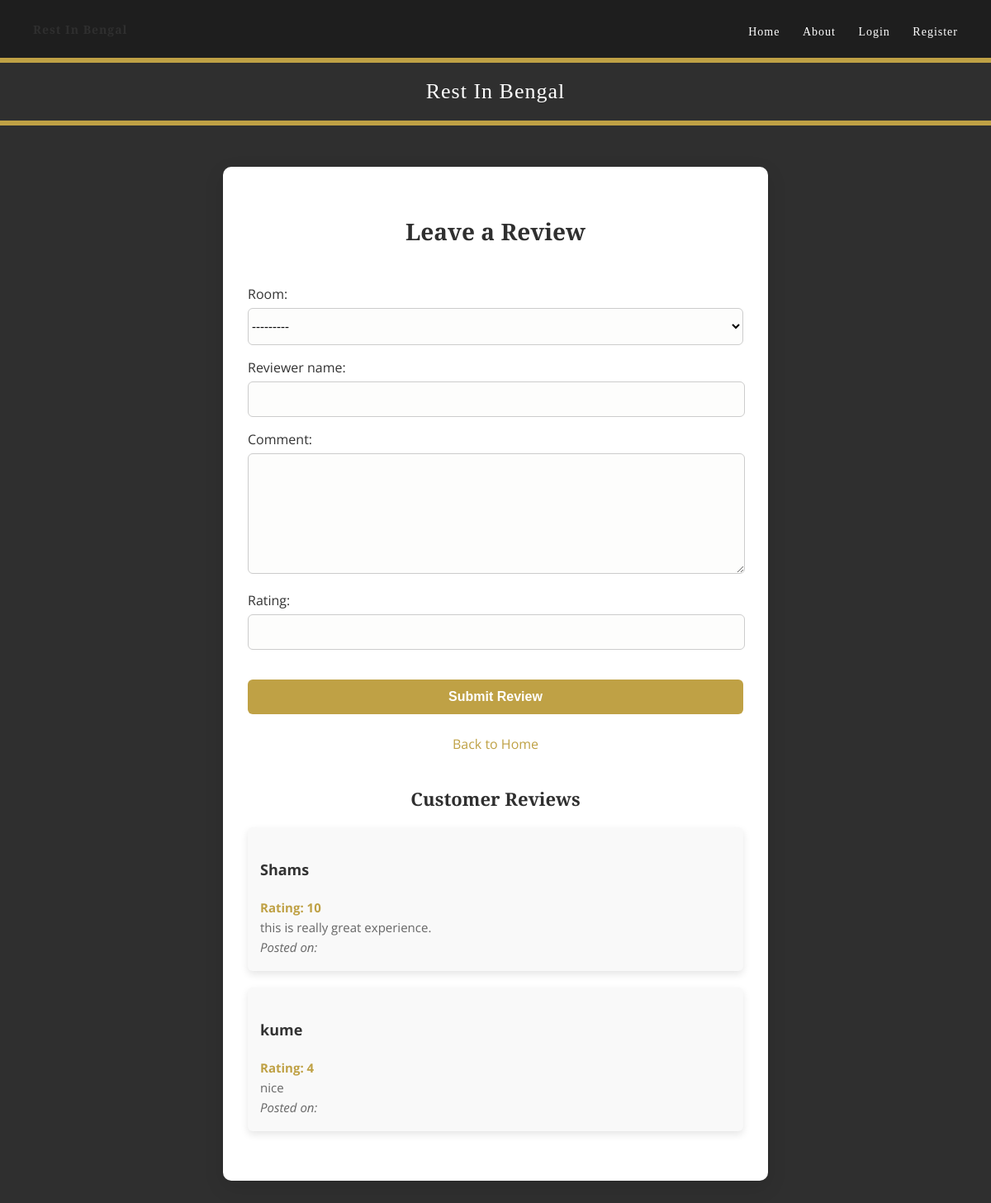
/review/, run on the app's committed database.
### app2/models.py (models this page shows)
class Review(models.Model):
    room = models.ForeignKey(Room, on_delete=models.CASCADE)
    reviewer_name = models.CharField(max_length=100)
    comment = models.TextField()
    rating = models.IntegerField()

### app2/views.py (the view)
# urls.py: path('review/', views.leave_review, name='leave_review'),
def leave_review(request):
    if request.method == 'POST':
        form = ReviewForm(request.POST)
        if form.is_valid():
            form.save()  # Save the review to the database
            return redirect('home')  # Redirect to the home page after saving the review
    else:
        form = ReviewForm()
    reviews = Review.objects.all()  # Fetch all reviews
    return render(request, 'review.html', {'form': form, 'reviews': reviews})  # Pass reviews to template

### app2/forms.py
class ReviewForm(forms.ModelForm):
    class Meta:
        model = Review
        fields = ['room', 'reviewer_name', 'comment', 'rating']
    def __init__(self, *args, **kwargs):
        super(ReviewForm, self).__init__(*args, **kwargs)
        self.fields['room'].label_from_instance = lambda obj: f"{obj.type} - {obj.price}"  # Displaying room details

### templates/review.html (shortened to what this page needs)
<!DOCTYPE html>
<html lang="en">
<head>
</head>
<body>
    {% include 'navbar.html' %}
    <header>
        Rest In Bengal
    </header>
    <div class="review-container">
        <h1>Leave a Review</h1>
        <form method="post">
            <div class="form-group">
                {{ form.as_p }}
            </div>
            <button type="submit">Submit Review</button>
        </form>
        <div class="form-footer">
            <a href="{% url 'home' %}">Back to Home</a>
        </div>
        <div class="reviews-section">
            <h2>Customer Reviews</h2>
            {% for review in reviews %}
                <div class="review-item">
                    <h4>{{ review.reviewer_name }}</h4>
                    <p class="rating">Rating: {{ review.rating }}</p>
                    <p>{{ review.comment }}</p>
                    <p><em>Posted on: {{ review.created_at|date:"F j, Y, g:i a" }}</em></p>
                </div>
            {% empty %}
                <p>No reviews yet. Be the first to leave a review!</p>
            {% endfor %}
        </div>
    </div>
</body>
</html>

### templates/review.html (style rules this page uses)
body { font-family: 'Open Sans', sans-serif; background-color: #2F2F2F; margin: 0; padding: 0; }
header { background-color: #2f2f2f; color: #fff; padding: 20px; text-align: center; font-size: 26px; font-family: 'Playfair Display', serif; border-bottom: 6px solid #bfa145; letter-spacing: 1px; }
.review-container { background-color: #fff; padding: 40px 30px; border-radius: 10px; box-shadow: 0 8px 24px rgba(0, 0, 0, 0.1); width: 100%; max-width: 600px; margin: 50px auto; }
h1, h2 { font-family: 'Playfair Display', serif; text-align: center; color: #2f2f2f; }
h1 { font-size: 28px; margin-bottom: 30px; }
h2 { font-size: 22px; margin-top: 40px; margin-bottom: 20px; }
form { display: flex; flex-direction: column; }
.form-group { margin-bottom: 20px; }
.form-group label { font-size: 16px; color: #333; margin-bottom: 6px; display: block; }
.form-group input, .form-group textarea, .form-group select { width: 100%; padding: 12px 0px; font-size: 15px; border: 1px solid #ccc; border-radius: 6px; background-color: #fdfdfc; transition: border-color 0.3s ease; }
.form-group textarea { height: 120px; resize: vertical; }
button { padding: 12px 20px; font-size: 16px; color: white; background-color: #bfa145; border: none; border-radius: 6px; cursor: pointer; transition: background-color 0.3s ease; font-weight: 600; }
.form-footer { text-align: center; margin-top: 25px; }
.form-footer a { text-decoration: none; color: #bfa145; font-size: 16px; transition: color 0.3s ease; }
.reviews-section { margin-top: 40px; }
.review-item { background-color: #f9f9f9; padding: 15px; margin-bottom: 20px; border-radius: 6px; box-shadow: 0 4px 10px rgba(0, 0, 0, 0.1); }
.review-item h4 { font-size: 18px; color: #333; }
.review-item p { font-size: 15px; color: #666; margin: 4px 0; }
.review-item .rating { font-weight: bold; color: #bfa145; }

### data on the page
Review: reviewer_name "Shams", rating "10", comment "this is really great experience."
Review: reviewer_name "kume", rating "4", comment "nice"
